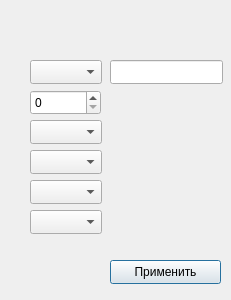
<?xml version="1.0" encoding="UTF-8"?>
<ui version="4.0">
 <class>ConnectionSettings</class>
 <widget class="QDialog" name="ConnectionSettings">
  <property name="geometry">
   <rect>
    <x>0</x>
    <y>0</y>
    <width>231</width>
    <height>300</height>
   </rect>
  </property>
  <property name="windowTitle">
   <string>Dialog</string>
  </property>
  <widget class="QComboBox" name="connectionTypeComboBox">
   <property name="geometry">
    <rect>
     <x>30</x>
     <y>60</y>
     <width>72</width>
     <height>24</height>
    </rect>
   </property>
   <property name="placeholderText">
    <string>тип</string>
   </property>
  </widget>
  <widget class="QSpinBox" name="comPortSpinBox">
   <property name="geometry">
    <rect>
     <x>30</x>
     <y>90</y>
     <width>71</width>
     <height>25</height>
    </rect>
   </property>
  </widget>
  <widget class="QLineEdit" name="ipAddressLineEdit">
   <property name="geometry">
    <rect>
     <x>110</x>
     <y>60</y>
     <width>113</width>
     <height>24</height>
    </rect>
   </property>
  </widget>
  <widget class="QPushButton" name="applyButton">
   <property name="geometry">
    <rect>
     <x>110</x>
     <y>260</y>
     <width>111</width>
     <height>24</height>
    </rect>
   </property>
   <property name="text">
    <string>Применить</string>
   </property>
  </widget>
  <widget class="QComboBox" name="dataBitsComboBox">
   <property name="geometry">
    <rect>
     <x>30</x>
     <y>150</y>
     <width>72</width>
     <height>24</height>
    </rect>
   </property>
   <property name="placeholderText">
    <string>datdbits</string>
   </property>
  </widget>
  <widget class="QComboBox" name="stopBitsComboBox">
   <property name="geometry">
    <rect>
     <x>30</x>
     <y>180</y>
     <width>72</width>
     <height>24</height>
    </rect>
   </property>
   <property name="placeholderText">
    <string>stopBits</string>
   </property>
  </widget>
  <widget class="QComboBox" name="baudRateComboBox">
   <property name="geometry">
    <rect>
     <x>30</x>
     <y>120</y>
     <width>72</width>
     <height>24</height>
    </rect>
   </property>
   <property name="currentText">
    <string extracomment="dawd"/>
   </property>
   <property name="placeholderText">
    <string>baud</string>
   </property>
  </widget>
  <widget class="QComboBox" name="parityComboBox">
   <property name="geometry">
    <rect>
     <x>30</x>
     <y>210</y>
     <width>72</width>
     <height>24</height>
    </rect>
   </property>
   <property name="placeholderText">
    <string>parity</string>
   </property>
  </widget>
 </widget>
 <resources/>
 <connections/>
</ui>
